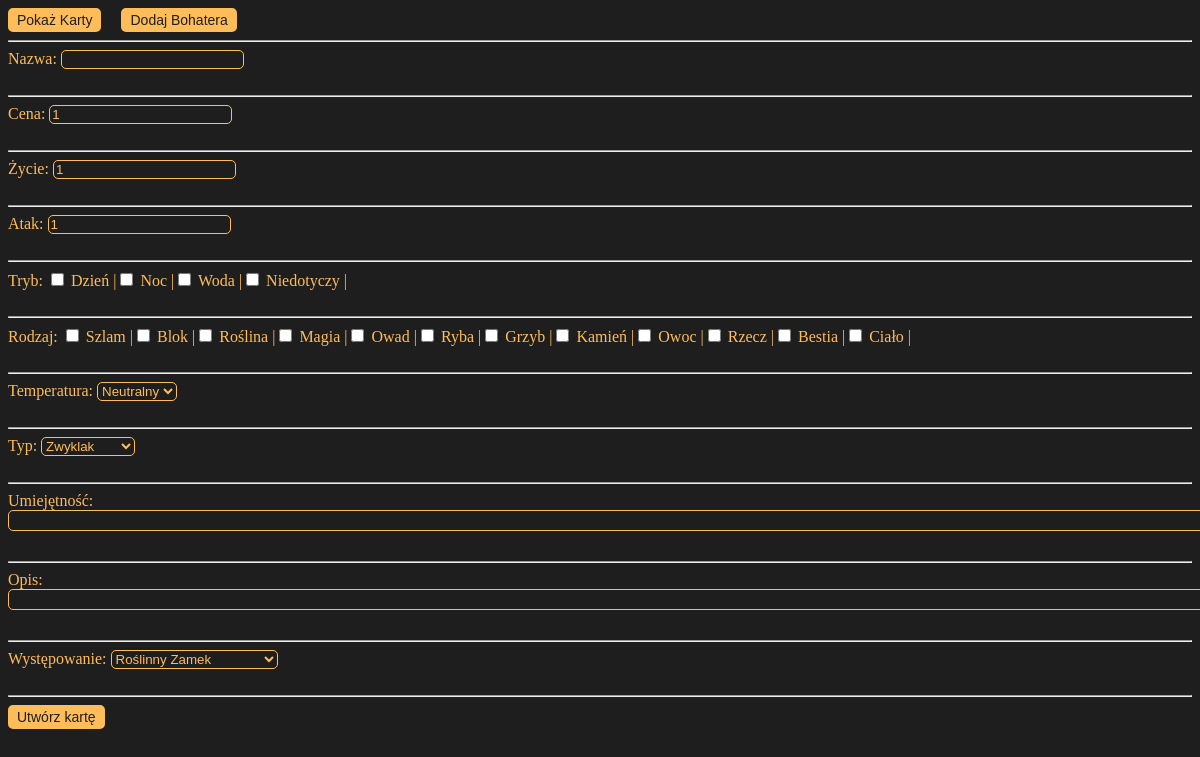
/, run on an earlier commit of the app's database.
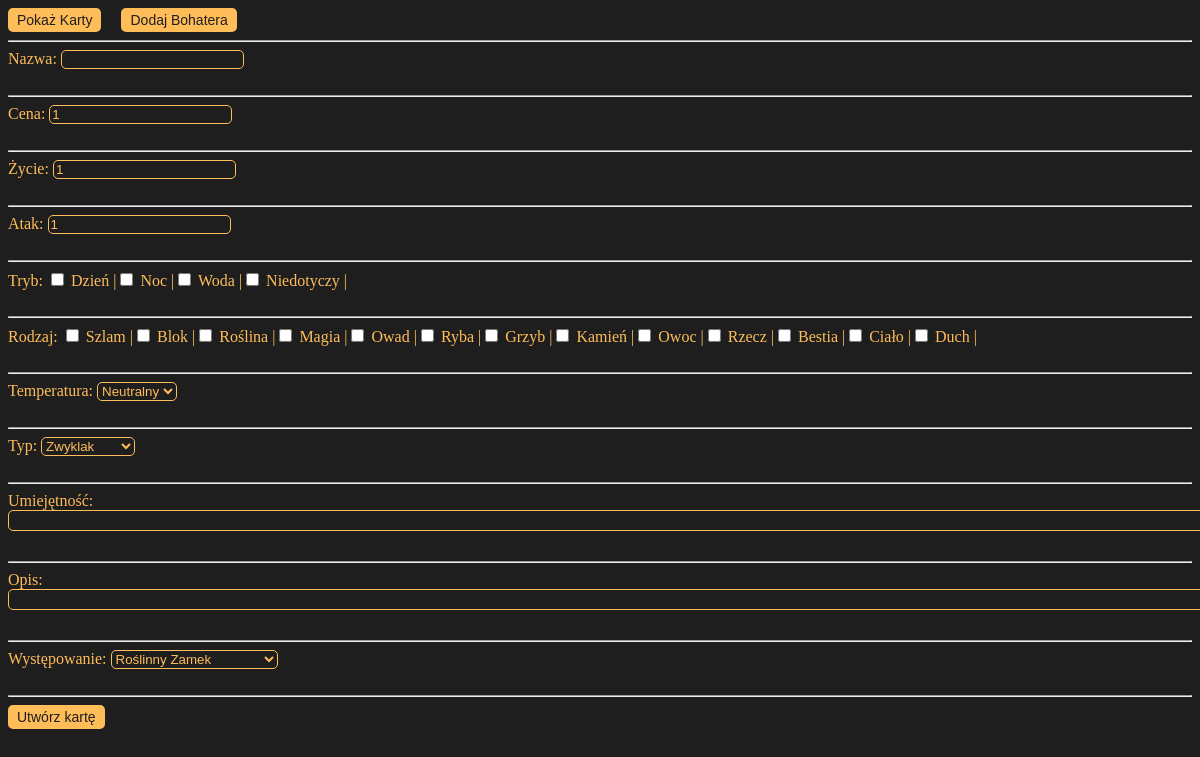
And on a later commit of the database.
### tables this page shows
CREATE TABLE `tryb` (
  `id` int(11) NOT NULL,
  `Nazwa` varchar(50) NOT NULL,
  `Opis` text NOT NULL
);

CREATE TABLE `rodzaj` (
  `id` int(11) NOT NULL,
  `Nazwa` varchar(50) NOT NULL,
  `Opis` text NOT NULL
);

### index.php (the view, shortened to what this page needs)
<!doctype html>
<html lang="pl">
<head>
    <link rel="stylesheet" href="main.css">
</head>
<body>
    <?php
        $baza = new mysqli("localhost", "root", "", "karty_ike");
    ?>
    <div style="float: left; padding-right: 20px">
        <form action="show.php">
            <button>Pokaż Karty</button>
        </form>
    </div>
    <div>
        <form action="dodaj_bohatera.php">
            <button>Dodaj Bohatera</button>
        </form>
    </div><hr>
    <form method="POST" action="dodaj.php">
        <label for="nazwa">Nazwa: </label><input type="text" id="nazwa" name="nazwa"><br><br><hr>
        <label for="cena">Cena: </label><input type="number" id="cena" name="cena" value="1"><br><br><hr>
        <label for="hp">Życie: </label><input type="number" id="hp" name="hp" value="1"><br><br><hr>
        <label for="atak">Atak: </label><input type="number" id="atak" name="atak" value="1"><br><br><hr>
        <?php
            echo '<a>Tryb: </a>';
            $sql = "SELECT Nazwa FROM tryb";
            $result = $baza->query($sql);
            $n = 1;
            if ($result->num_rows > 0) {
                while ($row = $result->fetch_assoc()) {
                    echo '<input type="checkbox" name="tryb[]" value="'.$n.'"> '.$row["Nazwa"].' |';
                    $n += 1;
                }
            }
            echo '<br><br><hr>';
            echo '<a>Rodzaj: </a>';
            $sql = "SELECT Nazwa FROM rodzaj";
            $result = $baza->query($sql);
            $n = 1;
            if ($result->num_rows > 0) {
                while ($row = $result->fetch_assoc()) {
                    echo '<input type="checkbox" name="rodzaj[]" value="'.$n.'"> '.$row["Nazwa"].' |';
                    $n += 1;
                }
            }
            echo '<br><br><hr>';
            echo '<label for="temp">Temperatura: </label><select id="temp" name="temp">';
            $sql = "SELECT Nazwa FROM temperatura";
            $result = $baza->query($sql);
            $n = 1;
            if ($result->num_rows > 0) {
                while ($row = $result->fetch_assoc()) {
                    echo '<option value='.$n.'>'.$row["Nazwa"].'</option>';
                    $n += 1;
                }
            }
            echo '</select><br><br><hr>';
            echo '<label for="typ">Typ: </label><select id="typ" name="typ">';
            $sql = "SELECT Nazwa FROM typ";
            $result = $baza->query($sql);
            $n = 1;
            if ($result->num_rows > 0) {
                while ($row = $result->fetch_assoc()) {
                    echo '<option value='.$n.'>'.$row["Nazwa"].'</option>';
                    $n += 1;
                }
            }
            echo '</select><br><br><hr>';
        ?>
        <label for="sks">Umiejętność: </label><textarea id="sks" name="sks" rows="1" cols="150"></textarea><br><br><hr>
        <label for="opis">Opis: </label><textarea id="opis" name="opis" rows="1" cols="150"></textarea><br><br><hr>
        <?php
            echo '<label for="wystepowanie">Występowanie: </label><select id="wystepowanie" name="wystepowanie">';
                $sql = "SELECT Nazwa FROM wystepowanie";
                $result = $baza->query($sql);
                $n = 1;
                if ($result->num_rows > 0) {
                    while ($row = $result->fetch_assoc()) {
                        echo '<option value='.$n.'>'.$row["Nazwa"].'</option>';
                        $n += 1;
                    }
                }
                echo '</select><br><br><hr>';
        ?>
        <button>Utwórz kartę</button><br><br>
    </form>
</body>
</html>

What changed in the data, as far as the page shows it:
added rodzaj: Nazwa "Duch"
